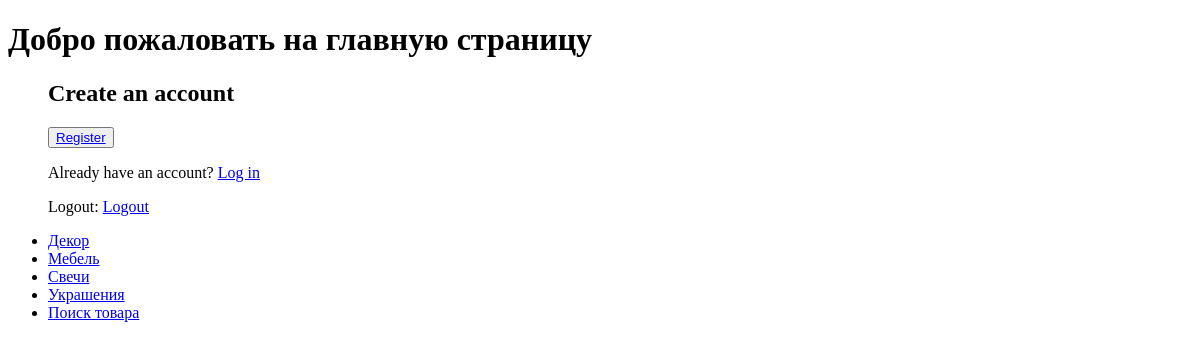
Before: / with the older database file.
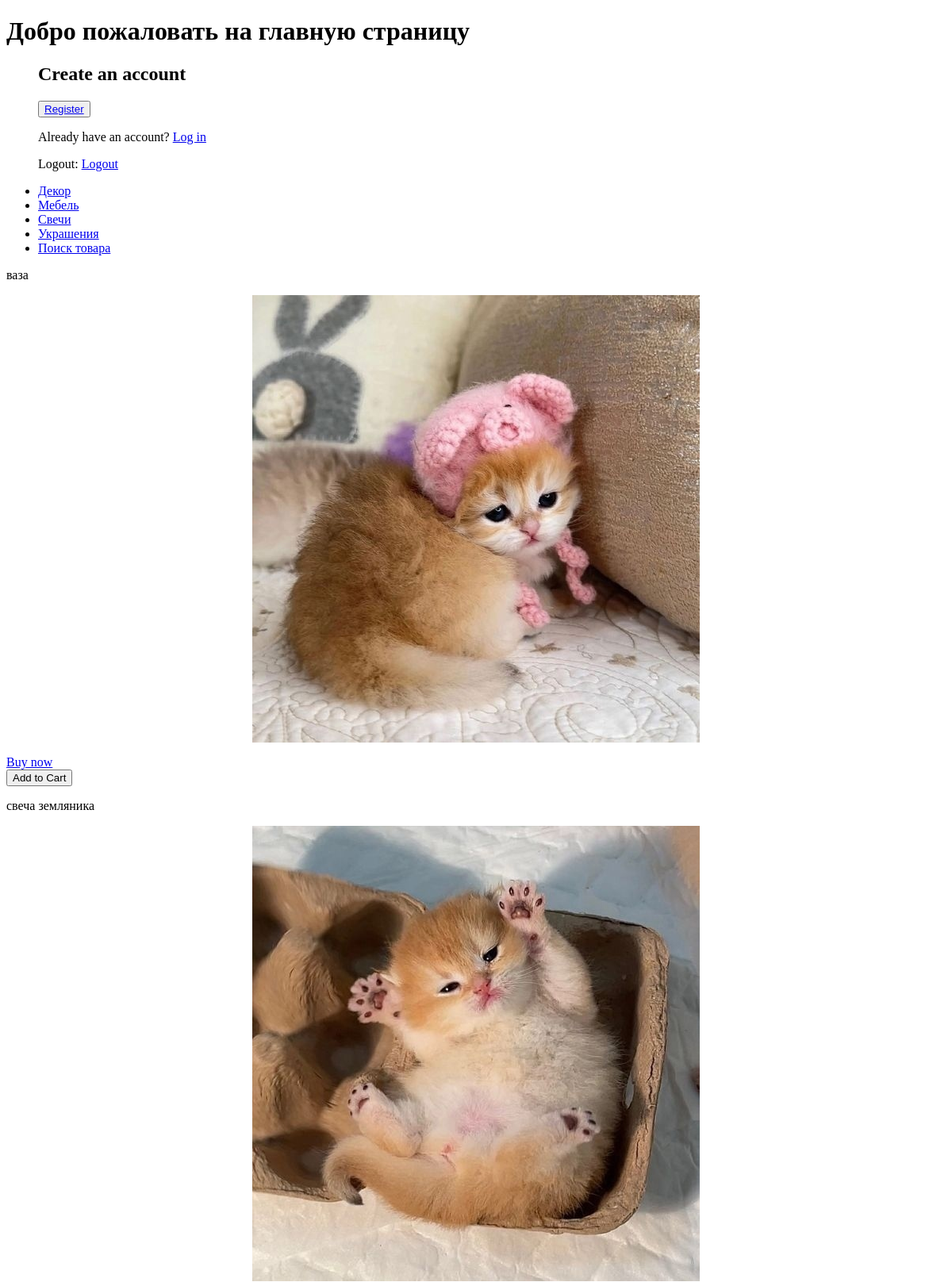
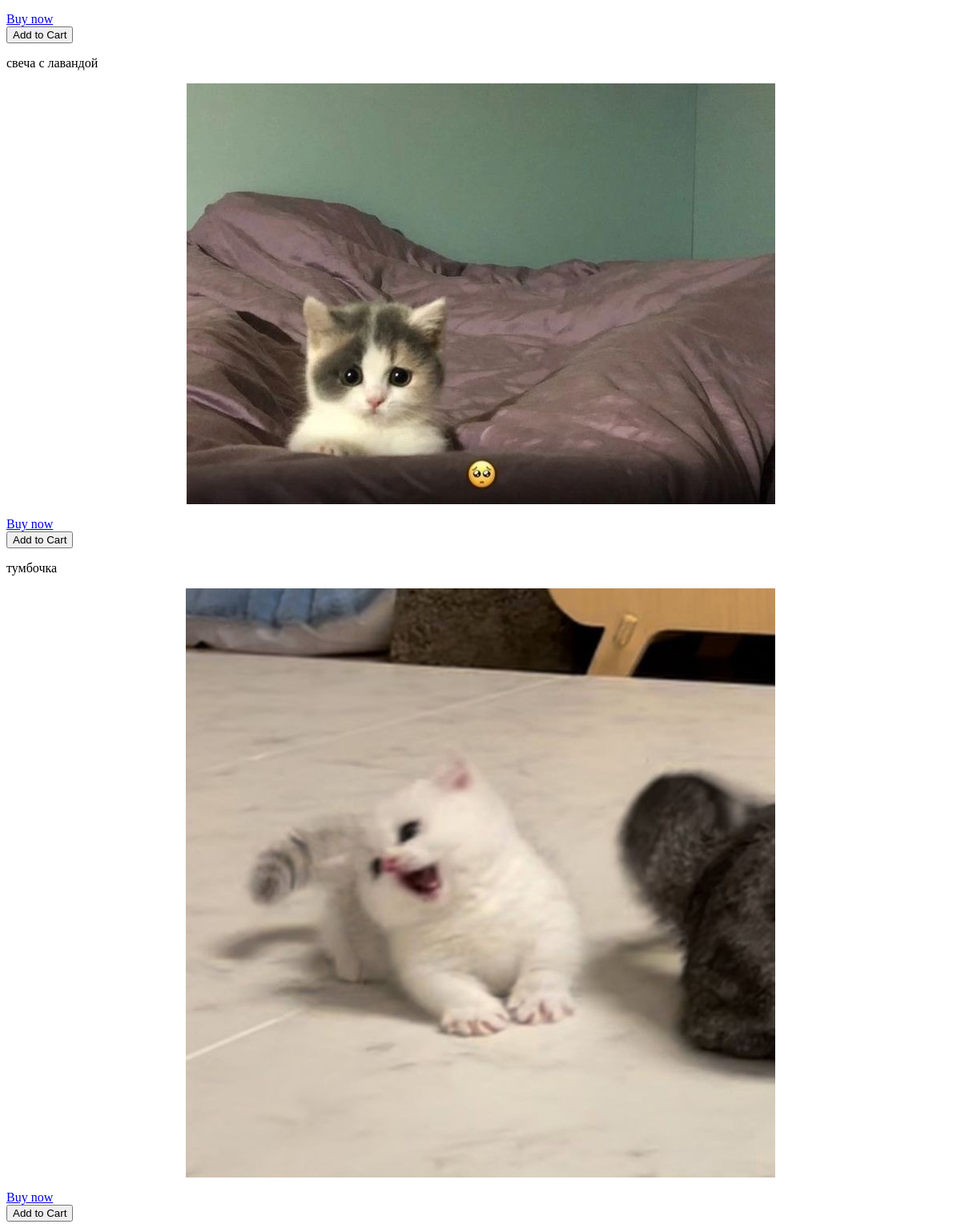
After: the same page with the newer database file (2 pictures, top to bottom).
### shop_app/models.py (models this page shows, shortened)
class Product(models.Model):
    name = models.CharField(verbose_name='Название', max_length=128)#, db_index=True)
    type = models.CharField(verbose_name='Тип', max_length=128)
    price = models.IntegerField(default=0) #цена
    height = models.IntegerField(default=0)
    width = models.IntegerField(default=0)
    depth = models.IntegerField(default=0)
    description = models.TextField(default='') #описание
    image = models.ImageField(upload_to='product_images', null=True) #Фотография товара
    class Meta:
        ordering = ('name',)
        index_together = (('id'),)#(('id', 'slug'),)

### shop_app/views.py (the view)
# urls.py: path("", views.indexpage, name="home"),
def indexpage(request): # основная (home, /)
    products = Product.objects.all()
    return render(request, 'home.html', {'products': products})

### shop_app/templates/home.html (shortened to what this page needs)
<!DOCTYPE html>
<html>
<head>
</head>
<body>
  <h1>Добро пожаловать на главную страницу</h1>
  <ul>
    <h2>Create an account</h2>
    <button><a href="{% url 'reg' %}">Register</a></button>
    <p>Already have an account? <a href="{% url 'login' %}">Log in</a></p>
    <p>Logout: <a href="{% url 'logout' %}">Logout</a></p>
      <li><a href="{% url 'decor' %}">Декор</a></li>
      <li><a href="{% url 'mebel' %}">Мебель</a></li>
      <li><a href="{% url 'candel' %}">Свечи</a></li>
      <li><a href="{% url 'jewely' %}">Украшения</a></li>
      <li><a href="{% url 'poisk'%}">Поиск товара</a></li>
  </ul>
  {% for product in products %}
        <p class="decor">
        {{ product.name }}
        <div class="media tm-person">
            <img src="{{ product.image.url }}" alt="Product Image {{ product.name }}" class="img-fluid"  style="display: block; margin: 0 auto;">
        </div>
        </p>
        <a href="{% url 'order_create' %}" class="button"> Buy now </a>
        <form action="{% url 'add_to_cart' product.id %}" method="post">
            <button type="submit" class="buy-now-button">Add to Cart</button>
        </form>
{% endfor %}
</body>
</html>

Changed rows visible on the page:
added Product: name "ваза", image (picture)
added Product: name "свеча земляника", image (picture)
added Product: name "свеча с лавандой", image (picture)
added Product: name "тумбочка", image (picture)
